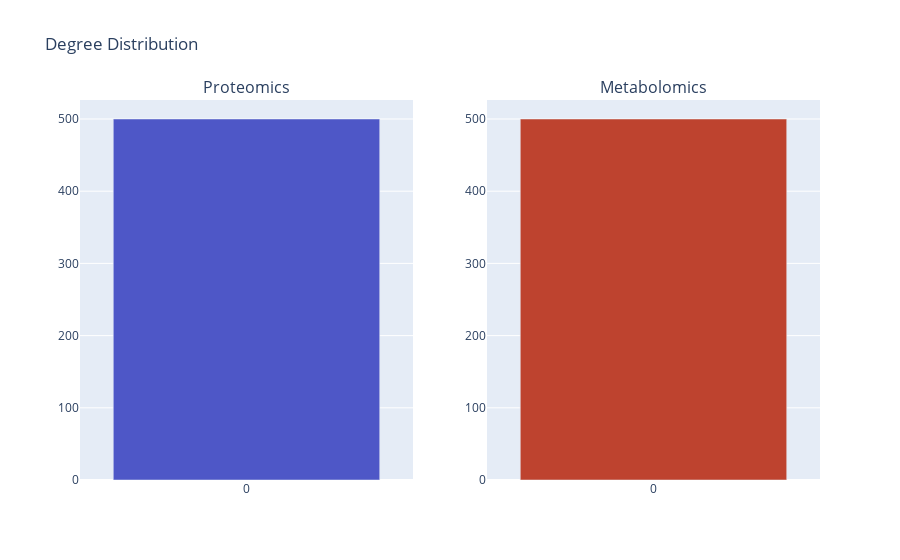

Write notebook code for a chart like this one.
### Code cell
#
# Basic graph characteristics
#

G = qqg
GA = qqA

for G, GA, name in [(qqg, qqA, 'Proteomics'), (mmg, mmA, 'Metabolomics')]:

    print()
    print(name)
    print()

    print(f'Order: {G.order()}')
    print(f'Size: {G.size()}')
    print(f'Density: {round(nx.density(G), 5)}')

    i = [nx.average_clustering(i) for i in GA]
    print(f'Average clustering: {round(nx.average_clustering(G), 5)} (random graph: mean = {round(np.mean(i),5)}, std = {round(np.std(i),5)})')
    print(f'Average degree: {round(np.mean(list(dict(G.degree).values())),5)}')

    i = [len(list(nx.connected_components(i))) for i in GA]
    print(f'Number of connected components: {round(len(list(nx.connected_components(G))), 5)} (random graph: mean = {round(np.mean(i), 5)}, std = {round(np.std(i), 5)})')

    i = [len([i for i in nx.connected_components(g) if len(i)>1]) for g in GA]
    print(f'Number of connected components (order g.t. 1): {round(len([i for i in nx.connected_components(G) if len(i)>1]), 5)} (random graph: mean = {round(np.mean(i),5)}, std = {round(np.std(i),5)})')

fig = make_subplots(rows=1, cols=2, subplot_titles=['Proteomics', 'Metabolomics'])

plot = nx.degree_histogram(qqg)
fig.add_trace(go.Bar(
    x=np.arange(0,len(plot)),
    y=plot,
    offsetgroup=1, marker_color=palette[0]
), row=1,col=1)
fig.add_trace(go.Bar(
    x=np.arange(0,len(plot)),
    y=G.order()*poisson.pmf(np.arange(0, len(plot)),2*G.size()/G.order()),
    offsetgroup=1, marker_color='black', opacity=0.2
), row=1,col=1)


plot = nx.degree_histogram(mmg)
fig.add_trace(go.Bar(
    x=np.arange(0,len(plot)),
    y=plot, 
    offsetgroup=1, marker_color=palette[1]
), row=1,col=2)
fig.add_trace(go.Bar(
    x=np.arange(0,len(plot)),
    y=G.order()*poisson.pmf(np.arange(0, len(plot)),2*G.size()/G.order()),
    offsetgroup=1, marker_color='black', opacity=0.2
), row=1,col=2)

fig.update_layout(bargap=0.2, title='Degree Distribution', showlegend=False)

### Figure 1 — Plotly figure (JSON) as saved in the notebook; plotly's stock layout.template omitted (floating-point values rounded to 4 significant figures)
{"data": [{"marker": {"color": "#636EFA"}, "offsetgroup": "1", "type": "bar", "x": [0], "xaxis": "x", "y": [500], "yaxis": "y"}, {"marker": {"color": "black"}, "offsetgroup": "1", "opacity": 0.2, "type": "bar", "x": [0], "xaxis": "x", "y": [500], "yaxis": "y"}, {"marker": {"color": "#EF553B"}, "offsetgroup": "1", "type": "bar", "x": [0], "xaxis": "x2", "y": [500], "yaxis": "y2"}, {"marker": {"color": "black"}, "offsetgroup": "1", "opacity": 0.2, "type": "bar", "x": [0], "xaxis": "x2", "y": [500], "yaxis": "y2"}], "layout": {"annotations": [{"font": {"size": 16}, "showarrow": false, "text": "Proteomics", "x": 0.225, "xanchor": "center", "xref": "paper", "y": 1, "yanchor": "bottom", "yref": "paper"}, {"font": {"size": 16}, "showarrow": false, "text": "Metabolomics", "x": 0.775, "xanchor": "center", "xref": "paper", "y": 1, "yanchor": "bottom", "yref": "paper"}], "bargap": 0.2, "showlegend": false, "title": {"text": "Degree Distribution"}, "xaxis": {"anchor": "y", "domain": [0, 0.45]}, "xaxis2": {"anchor": "y2", "domain": [0.55, 1]}, "yaxis": {"anchor": "x", "domain": [0, 1]}, "yaxis2": {"anchor": "x2", "domain": [0, 1]}}}
